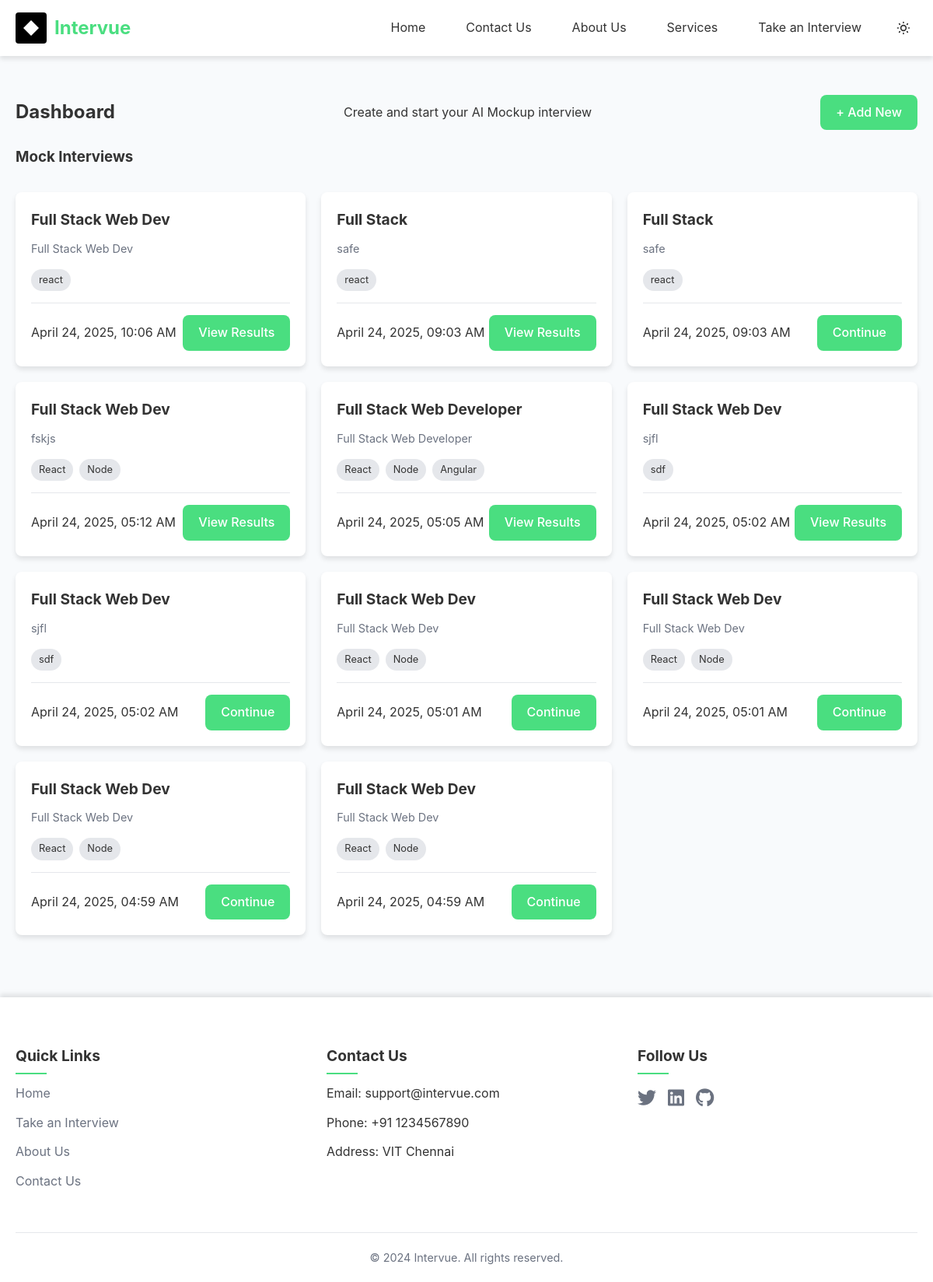
Page /home on the earlier database version.
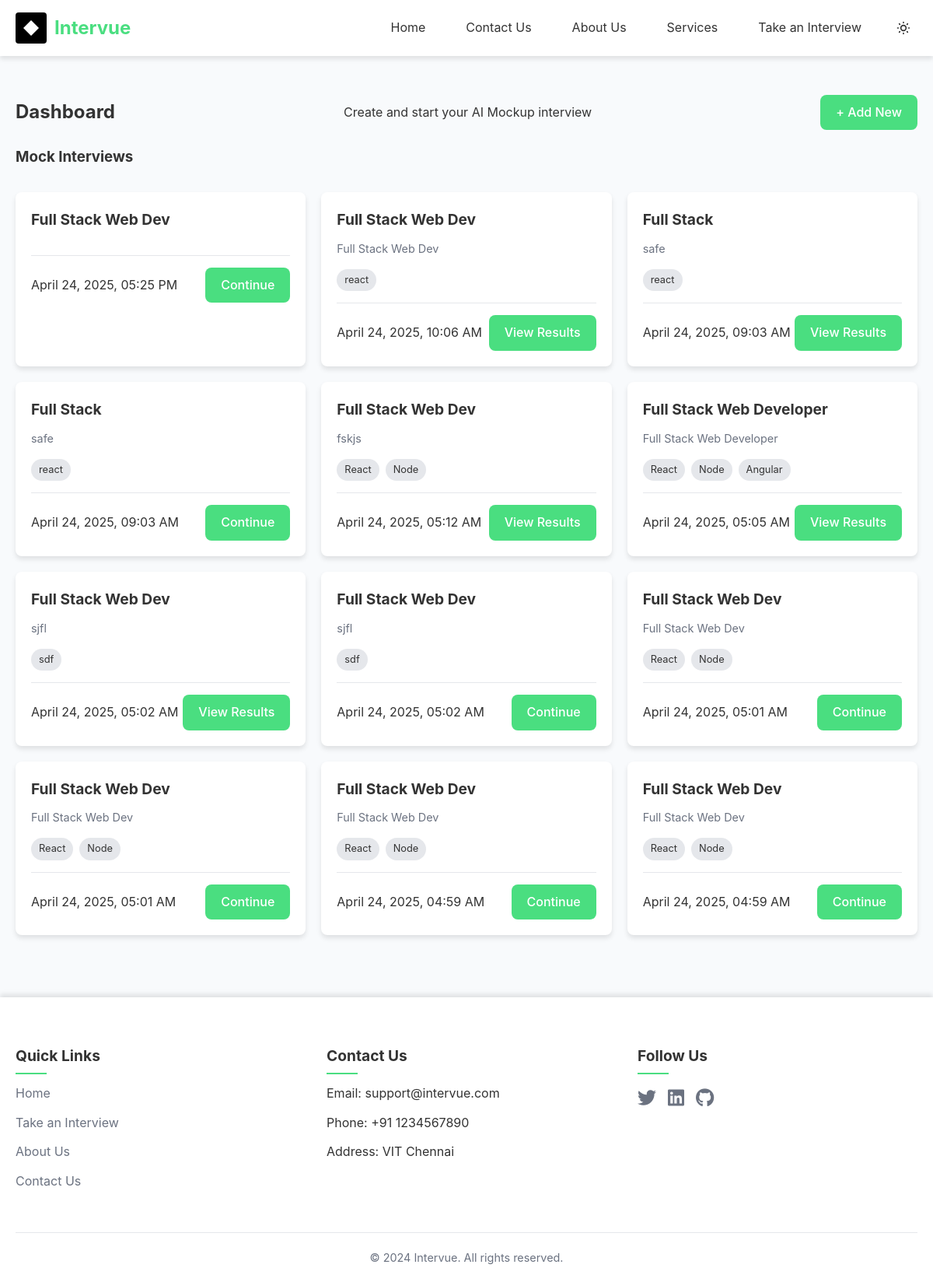
Same page on the later database version.
### database.py (models this page shows)
class Interview(db.Model):
    id = db.Column(db.Integer, primary_key=True)
    job_role = db.Column(db.String(100), nullable=False)
    job_description = db.Column(db.Text, nullable=True)
    years_experience = db.Column(db.String(50), nullable=True)
    tech_stack = db.Column(db.String(200), nullable=True)
    created_at = db.Column(db.DateTime, default=datetime.utcnow)
    questions = db.relationship('Question', backref='interview', lazy=True, cascade='all, delete-orphan')
    overall_score = db.Column(db.Float, nullable=True)

### app.py (the view)
@app.route('/home')
def home():
    interviews = Interview.query.order_by(Interview.created_at.desc()).all()
    return render_template('home.html', interviews=interviews)

### templates/home.html (shortened to what this page needs)
{% extends "layout.html" %}
{% block content %}
<section class="dashboard">
    <div class="dashboard-header">
        <h2>Dashboard</h2>
        <p>Create and start your AI Mockup interview</p>
        <a href="{{ url_for('create') }}" class="btn">+ Add New</a>
    </div>
    <h3>Mock Interviews</h3>
    {% if interviews %}
    <div class="card-grid">
        {% for interview in interviews %}
        <div class="card">
            <h4 class="card-title">{{ interview.job_role }}</h4>
            <p class="card-subtitle">{{ interview.job_description|truncate(100) }}</p>
            <div class="tag-list">
                {% if interview.tech_stack %}
                    {% for tech in interview.tech_stack.split(',') %}
                    <span class="tag">{{ tech.strip() }}</span>
                    {% endfor %}
                {% endif %}
            </div>
            <div class="card-footer">
                <span>{{ interview.created_at.strftime('%B %d, %Y, %I:%M %p') }}</span>
                <div class="card-actions">
                    {% if interview.overall_score %}
                    <a href="{{ url_for('result', interview_id=interview.id) }}" class="btn">View Results</a>
                    {% else %}
                    <a href="{{ url_for('interview', interview_id=interview.id, question_num=1) }}" class="btn">Continue</a>
                    {% endif %}
                </div>
            </div>
        </div>
        {% endfor %}
    </div>
    {% else %}
    <div class="empty-state">
        <p>You haven't created any mock interviews yet.</p>
        <a href="{{ url_for('create') }}" class="btn">Create Your First Interview</a>
    </div>
    {% endif %}
</section>
{% endblock %}

Differences in the rows shown:
added Interview: job_role "Full Stack Web Dev", created_at "April 24, 2025, 05:25 PM", shown under "Mock Interviews"
